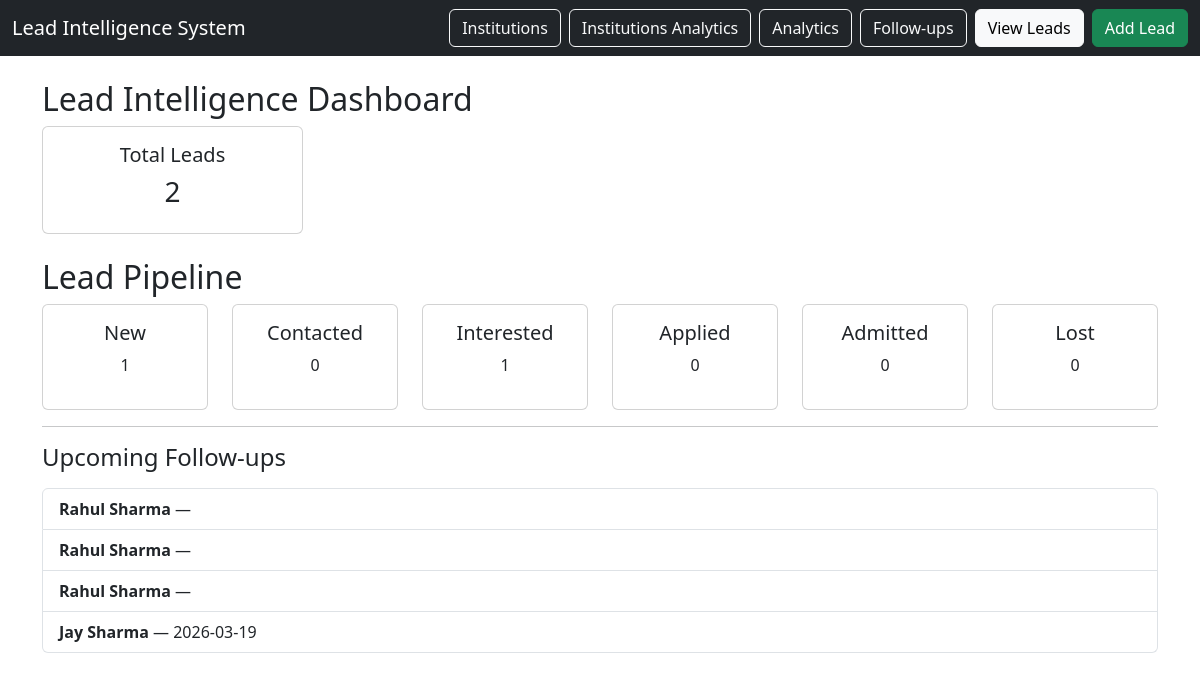
The page / on the database its author committed.
### tables this page shows
CREATE TABLE interactions (
    interaction_id INTEGER PRIMARY KEY AUTOINCREMENT,
    lead_id INTEGER NOT NULL,
    interaction_type TEXT NOT NULL,
    notes TEXT,
    follow_up_date DATE,
    created_at TIMESTAMP DEFAULT CURRENT_TIMESTAMP,

    FOREIGN KEY (lead_id) REFERENCES leads(lead_id)
);

CREATE TABLE leads (
    lead_id INTEGER PRIMARY KEY AUTOINCREMENT,
    student_name TEXT NOT NULL,
    phone TEXT,
    city TEXT,
    school_id INTEGER,
    coaching_id INTEGER,
    course_interest TEXT,
    lead_source TEXT,
    interest_level TEXT,
    lead_score INTEGER DEFAULT 0,
    status TEXT CHECK(status IN (
        'new',
        'contacted',
        'interested',
        'applied',
        'admitted',
        'lost'
    )) DEFAULT 'new',
    created_at TIMESTAMP DEFAULT CURRENT_TIMESTAMP,
    notes TEXT,

    FOREIGN KEY (school_id) REFERENCES institutions(institution_id),
    FOREIGN KEY (coaching_id) REFERENCES institutions(institution_id)
);

### app.py (the view)
@app.route("/")
def dashboard():
    db = get_db()
    new = db.execute("SELECT COUNT(*) FROM leads WHERE status='new'").fetchone()[0]
    contacted = db.execute("SELECT COUNT(*) FROM leads WHERE status='contacted'").fetchone()[0]
    interested = db.execute("SELECT COUNT(*) FROM leads WHERE status='interested'").fetchone()[0]
    applied = db.execute("SELECT COUNT(*) FROM leads WHERE status='applied'").fetchone()[0]
    admitted = db.execute("SELECT COUNT(*) FROM leads WHERE status='admitted'").fetchone()[0]
    lost = db.execute("SELECT COUNT(*) FROM leads WHERE status='lost'").fetchone()[0]
    total = db.execute("SELECT COUNT(*) FROM leads").fetchone()[0]
    upcoming = db.execute("""
        SELECT l.student_name, i.follow_up_date
        FROM interactions i
        JOIN leads l ON l.lead_id = i.lead_id
        WHERE i.follow_up_date IS NOT NULL
        ORDER BY i.follow_up_date ASC
        LIMIT 5
    """).fetchall()
    return render_template(
        "dashboard.html",
        new=new,
        contacted=contacted,
        interested=interested,
        applied=applied,
        admitted=admitted,
        lost=lost,
        total=total,
        upcoming=upcoming
    )

### database/db_connection.py (called while the page is built)
def get_db():
    conn = sqlite3.connect(DB_NAME)
    conn.row_factory = sqlite3.Row
    return conn

### templates/dashboard.html
{% extends "base.html" %}
{% block content %}
<h2>Lead Intelligence Dashboard</h2>
<div class="row mb-4">
<div class="col-md-3">
<div class="card text-center p-3">
<h5>Total Leads</h5>
<h3>{{ total }}</h3>
</div>
</div>
</div>
<h2>Lead Pipeline</h2>
<div class="row">
<div class="col">
<div class="card text-center">
<div class="card-body">
<h5>New</h5>
<p>{{ new }}</p>
</div>
</div>
</div>
<div class="col">
<div class="card text-center">
<div class="card-body">
<h5>Contacted</h5>
<p>{{ contacted }}</p>
</div>
</div>
</div>
<div class="col">
<div class="card text-center">
<div class="card-body">
<h5>Interested</h5>
<p>{{ interested }}</p>
</div>
</div>
</div>
<div class="col">
<div class="card text-center">
<div class="card-body">
<h5>Applied</h5>
<p>{{ applied }}</p>
</div>
</div>
</div>
<div class="col">
<div class="card text-center">
<div class="card-body">
<h5>Admitted</h5>
<p>{{ admitted }}</p>
</div>
</div>
</div>
<div class="col">
<div class="card text-center">
<div class="card-body">
<h5>Lost</h5>
<p>{{ lost }}</p>
</div>
</div>
</div>
</div>
<hr>
<h4>Upcoming Follow-ups</h4>
<ul class="list-group mt-3">
{% for u in upcoming %}
<li class="list-group-item">
<strong>{{ u.student_name }}</strong> — {{ u.follow_up_date }}
</li>
{% else %}
<li class="list-group-item text-muted">
No upcoming follow-ups
</li>
{% endfor %}
</ul>
{% endblock %}

### rows shown on the page
interactions: student_name "Rahul Sharma"
interactions: student_name "Rahul Sharma"
interactions: student_name "Rahul Sharma"
interactions: student_name "Jay Sharma", follow_up_date "2026-03-19"

### other values the page prints
{{ total }} "2"
{{ new }} "1"
{{ contacted }} "0"
{{ interested }} "1"
{{ applied }} "0"
{{ admitted }} "0"
{{ lost }} "0"
